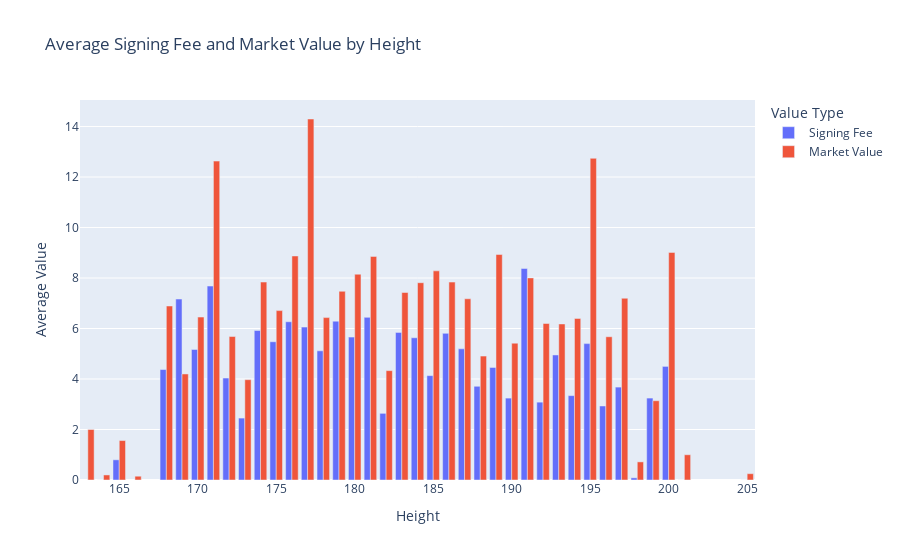

Notebook cell for this chart:
### Code cell
plots.valuation_plot('height')

### Figure 1 — Plotly figure (JSON) as saved in the notebook; plotly's stock layout.template omitted (floating-point values rounded to 4 significant figures)
{"data": [{"name": "Signing Fee", "type": "bar", "x": [191, 171, 169, 181, 179, 176, 177, 174, 183, 186, 180, 184, 175, 195, 187, 170, 178, 193, 200, 189, 168, 185, 172, 188, 197, 194, 199, 190, 192, 196, 182, 173, 165, 198, 201, 164, 205, 163, 166], "xaxis": "x", "y": [8.378, 7.682, 7.167, 6.442, 6.291, 6.268, 6.057, 5.92, 5.847, 5.809, 5.659, 5.633, 5.476, 5.402, 5.195, 5.171, 5.117, 4.952, 4.5, 4.458, 4.375, 4.134, 4.039, 3.712, 3.68, 3.342, 3.245, 3.244, 3.084, 2.932, 2.64, 2.452, 0.8, 0.08636, 0, 0, 0, null, null], "yaxis": "y"}, {"name": "Market Value", "type": "bar", "x": [191, 171, 169, 181, 179, 176, 177, 174, 183, 186, 180, 184, 175, 195, 187, 170, 178, 193, 200, 189, 168, 185, 172, 188, 197, 194, 199, 190, 192, 196, 182, 173, 165, 198, 201, 164, 205, 163, 166], "xaxis": "x", "y": [8.005, 12.63, 4.2, 8.856, 7.474, 8.873, 14.3, 7.84, 7.427, 7.839, 8.151, 7.814, 6.709, 12.74, 7.177, 6.453, 6.432, 6.181, 9.014, 8.931, 6.892, 8.283, 5.683, 4.91, 7.198, 6.4, 3.14, 5.419, 6.199, 5.674, 4.331, 3.973, 1.562, 0.7176, 1, 0.2, 0.25, 2, 0.15], "yaxis": "y"}], "layout": {"barmode": "group", "legend": {"title": {"text": "Value Type"}}, "title": {"text": "Average Signing Fee and Market Value by Height"}, "xaxis": {"anchor": "y", "categoryorder": "total descending", "domain": [0, 1], "title": {"text": "Height"}}, "yaxis": {"anchor": "x", "domain": [0, 1], "title": {"text": "Average Value"}}}}
